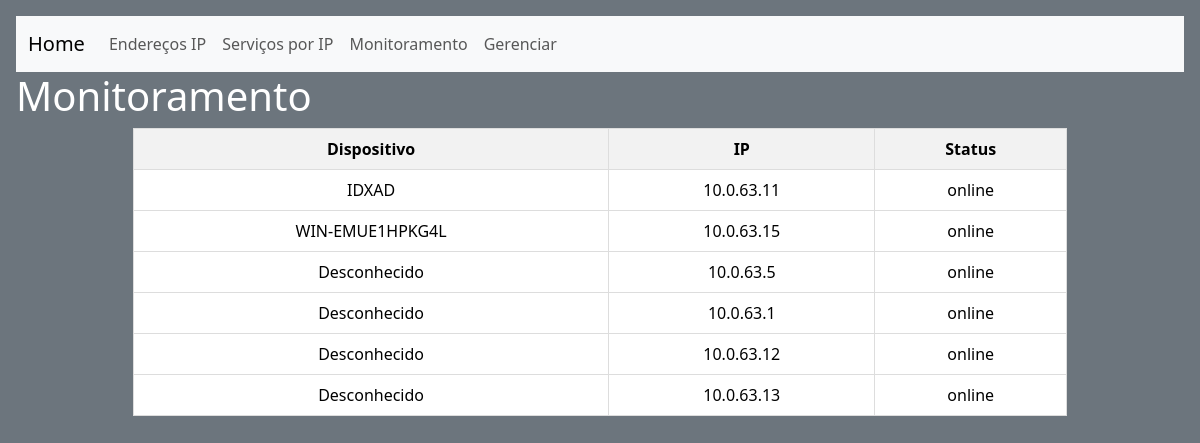
Page /monitoramento/ on the committed database.
### apptcc/models.py (models this page shows, shortened)
class Dispositivo(models.Model):
    choices = (('online','Online'),
               ('offline','Offline'))
    ip = models.CharField(max_length = 16)
    nome_do_dispositivo = models.CharField(max_length=100)
    status = models.CharField(max_length=50, choices=choices)

### apptcc/views.py (the view)
# urls.py: path('monitoramento/',views.monitoramento,name='monitoramento'),
def monitoramento(request):
    dispositivo = Dispositivo.objects.all()
    return render(request,'monitoramento.html', {
        'dispositivo' : dispositivo
    })

### apptcc/templates/monitoramento.html (shortened to what this page needs)
{% extends 'base.html'%}
{% block conteudo %}
<h1>Monitoramento</h1>
<table class="table table-bordered">
    <thead>
      <tr>
        <th scope="col">Dispositivo</th>
        <th scope="col">IP</th>
        <th scope="col">Status</th>
      </tr>
    </thead>
    <tbody>
    {% for endereco in dispositivo %}
      <tr>
        <td>{{ endereco.nome_do_dispositivo }}</td>
        <td>{{ endereco.ip }}</td>
        <td>{{ endereco.status }}</td>
      </tr>
    {% endfor %}
    </tbody>
  </table>
{% endblock %}

### apptcc/templates/monitoramento.html (style rules this page uses)
.table { width: 80%; margin: 0 auto; border-collapse: collapse; }
.table th, .table td { border: 1px solid #ddd; padding: 8px; text-align: center; }
.table th { background-color: #f2f2f2; font-weight: bold; }

### rows in the picture
Dispositivo: nome_do_dispositivo "IDXAD", ip "10.0.63.11", status "online"
Dispositivo: nome_do_dispositivo "WIN-EMUE1HPKG4L", ip "10.0.63.15", status "online"
Dispositivo: nome_do_dispositivo "Desconhecido", ip "10.0.63.5", status "online"
Dispositivo: nome_do_dispositivo "Desconhecido", ip "10.0.63.1", status "online"
Dispositivo: nome_do_dispositivo "Desconhecido", ip "10.0.63.12", status "online"
Dispositivo: nome_do_dispositivo "Desconhecido", ip "10.0.63.13", status "online"
